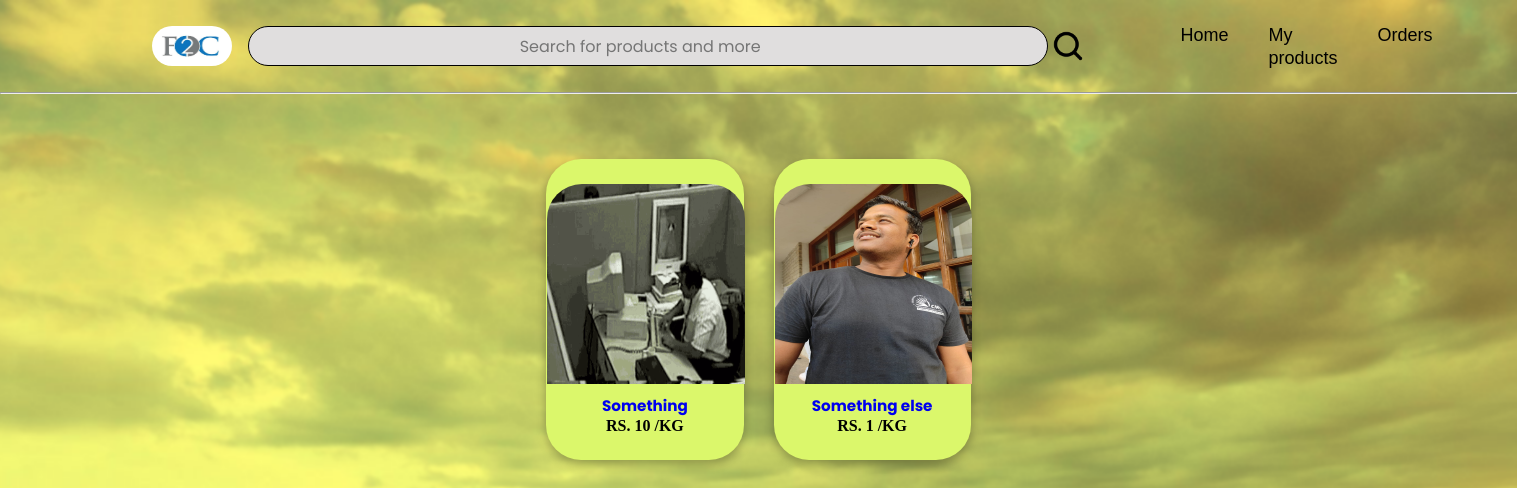
Before: /myProducts (signed in) with the older database file.
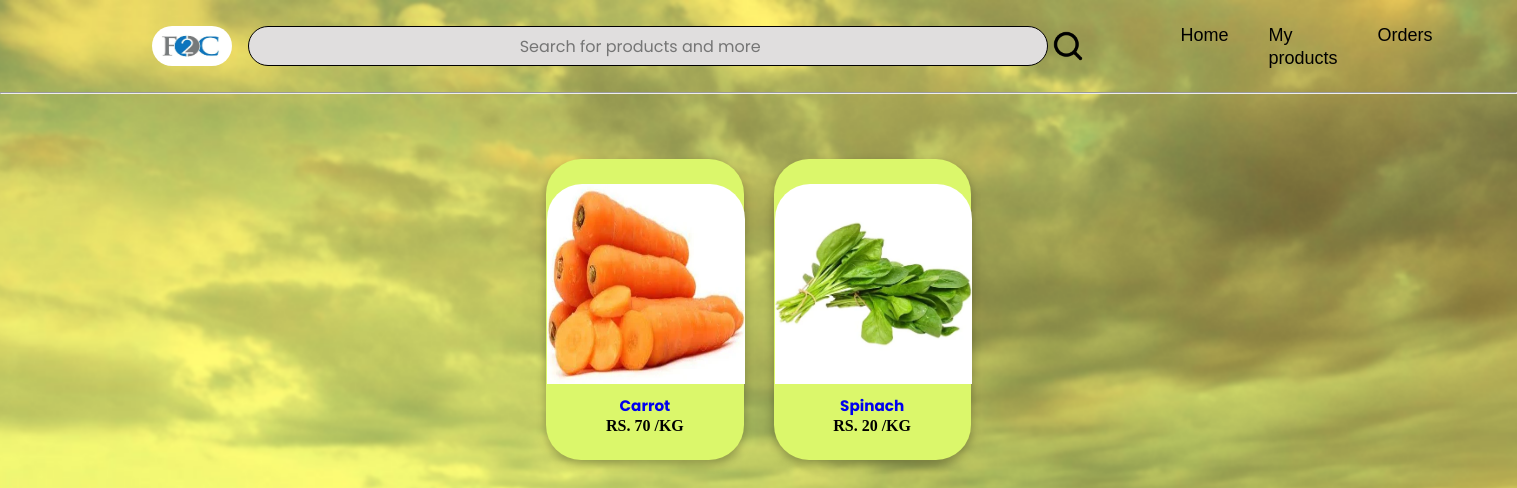
After: the same page with the newer database file.
### sales/models.py (models this page shows, shortened)
class Crop(models.Model):
    farmer_name = models.ForeignKey(Farmer, on_delete=models.CASCADE)
    crop_name = models.CharField(max_length=50)
    stock = models.IntegerField()
    cost = models.IntegerField()
    desc = models.TextField(blank=True, null=True)
    image = models.ImageField(upload_to='crop_images/')

### sales/views.py (the view)
# urls.py: path('myProducts',myProducts,name='myProducts'),
def myProducts(request):
    user = CustomUser.objects.get(username=request.user)
    if user.user_type == 1:
        farmer_object = Farmer.objects.get(name = user)
        products = Crop.objects.filter(farmer_name = farmer_object)
        context = {'products':products,"user_type" :user.user_type}
    else:
        redirect('home')
    return render(request, 'sales/myProducts.html',context)

### authentication/models.py (called while the page is built)
    def __str__(self):
      return self.username

### sales/templates/sales/myProducts.html
{% extends 'sales/base_file.html' %}
{% load static %}
{% block content %}
        <div class="gallary">
            {% for product in products %}
            <div class="content">
                <a href="#"><img src="{{product.image.url}}" alt="CARROT" class="product"></a>
                <h3><a href="#"> {{product.crop_name}}</a></h3>
                <h2>Rs. {{product.cost}} /Kg</h2> <br>
            </div>
            {% endfor %}
          </div>
{% endblock content %}

### sales/templates/sales/base_file.html (shortened to what this page needs)
<html lang="en">
  {% load static %}
<head>
    <link rel="stylesheet" href="{% static 'visit.css' %}">
</head>
<body>
    {% if user_type == 2 %}
        <header>
            <div><a href={%url 'home'%} > <img class= "logo" src="{% static "images/f2c.jpg"%}" alt="F2C"></a> </div>
                <div class="searchflex">
                    <input type="Search" placeholder="Search for products and more" id="Search_box">
                    <a href="#"><img class="s_icon" src="{% static 'images/magnifying-glass.png'%}"></a>
                </div>
            <nav>
                <ul class="nav__links">
                    <li class="home"><a href={%url 'allProducts'%}>Products</a></li>
                    <li><div class="c"><div><a href="{%url 'cart'%}"><img src="{% static 'images/cart.png'%}" class="cart"></div><div>Cart</div></div></li></a>
                    <li><a href={%url 'myOrders'%}>My Orders</a></li>
                </ul>
            </nav>
            <div>
                <a href="#" id="p_icon"> <button type="Profile"> <img class="prof" src="{% static 'images/user.png' %}"alt="Profile" border="0" /></button></a>
            </div>
        </header>
        <hr style="width:100%";text-align:left;margin-left:0>
        {% elif user_type == 1 %}
                        <header>
            <div><a href="{%url 'home'%}" > <img class= "logo" src="{%static 'images/f2c.jpg'%}" alt="F2C"></a> </div>
                <div class="searchflex">
                    <input type="Search" placeholder="Search for products and more" id="Search_box">
                    <img class="s_icon" src="{%static 'images/magnifying-glass.png'%}">
                </div>
            <nav>
                <ul class="nav__links">
                    <li><a href="{%url 'home'%}">Home</a></li>
                    <li><a href="{%url 'myProducts'%}">My products</a></li>
                    <li><a href="{%url 'farmerOrders'%}">Orders</a></li>
                </ul>
            </nav>
        </header>
        <hr style="width:100%;text-align:left;margin-left:0">
        {% else %}
          <nav>
            <a href="{% url 'home' %}">LOGO</a>
            {% comment %} <input type="button" class="loginButton" value="Login"> {% endcomment %}
            <a href="{% url 'login' %} " class='loginButton'>Login</a>
        </nav>
    {% endif %}
    <section class="header" >
        {% block content %}{% endblock content %}
    </section>
</body>
</html>

### static/visit.css (style rules this page uses)
* { margin: 0; padding: 0; font-family: 'Poppins', sans-serif; }
body { min-height: 100vh; max-width: 100vw; width: 100%; background-image: url('./images/bg_new.png'); background-position: center; background-size: cover; }
nav { display: flex; padding: 2% 6%; justify-content: space-between; align-items: center; height: 10vh; }
* { box-sizing: border-box; margin: 0; padding: 0; }
header { display: flex; justify-content: space-between; align-items: center; padding: .4% 10%; }
.logo { position: relative; width: 10vh; height: 5vh; margin: 0; margin-right: 1rem; padding: 0; }
.nav__links { list-style: none; display: flex; }
.nav__links a { font-family: "Montserrat", sans-serif; font-weight: 400; font-size: 2vh; color: #000000; text-decoration: none; }
.nav__links li { padding: 0px 20px; }
.nav__links li a { transition: all 0.3s ease 0s; }
#Search_box { box-sizing: border-box; width: 100vh; height: 5vh; left: 261px; top: 27px; font-size: 2vh; line-height: 100%; background: #E0DEDE; border: .3px solid #000000; border-radius: 35px; text-align: center; }
.s_icon { width: 5vh; height: 5vh; margin: 0; padding: 0; }
.searchflex { display: flex; justify-content: space-evenly; }
img { border-radius: 50px; width: 253px; height: 200px; margin-top: 25px; margin-left: 1px; }
.logo { width: 10vh; height: 5vh; }
.nav__links a { font-family: "Montserrat", sans-serif; font-weight: 400; font-size: 18px; color: #000000; text-decoration: none; }
.s_icon { width: 5vh; height: 5vh; }
a { text-decoration: none; }
.gallary { display: flex; flex-wrap: wrap; width: 100%; justify-content: center; align-items: center; margin: 50px 0; }
.content { width: 30vw; margin: 15px; box-sizing: border-box; float: left; text-align: center; cursor: pointer; padding-top: 0; background: #dbf76b; box-shadow: 0px 4px 8px 1px rgba(0, 0, 0, 0.25); border-radius: 35px; transition: -4s; }
.product { width: 100%; height: 200px; top: 0%; text-align: center; border-radius: 35px 35px 0px 0px; display: block; }
h2 { font-size: 2vh; text-align: center; color: #000000; margin: 0; }
h2 { font-family: 'Montserrat'; font-style: bold; font-weight: 1.2vw; font-size: 2vw; line-height: auto; text-transform: uppercase; color: #000000; }
body { margin: 0; font-family: sans-serif; }
h3 { text-align: center; font-size: 1.9vh; margin: 0; padding-top: 10px; }
.content { width: 13%; margin: 15px; box-sizing: border-box; float: left; text-align: center; cursor: pointer; padding-top: 0; background: #dbf76b; box-shadow: 0px 4px 8px 1px rgba(0, 0, 0, 0.25); border-radius: 35px; transition: -4s; }

Changed rows visible on the page:
removed Crop: image (picture), crop_name "Something", cost "10"
removed Crop: image (picture), crop_name "Something else", cost "1"
added Crop: image (picture), crop_name "Carrot", cost "70"
added Crop: image (picture), crop_name "Spinach", cost "20"
